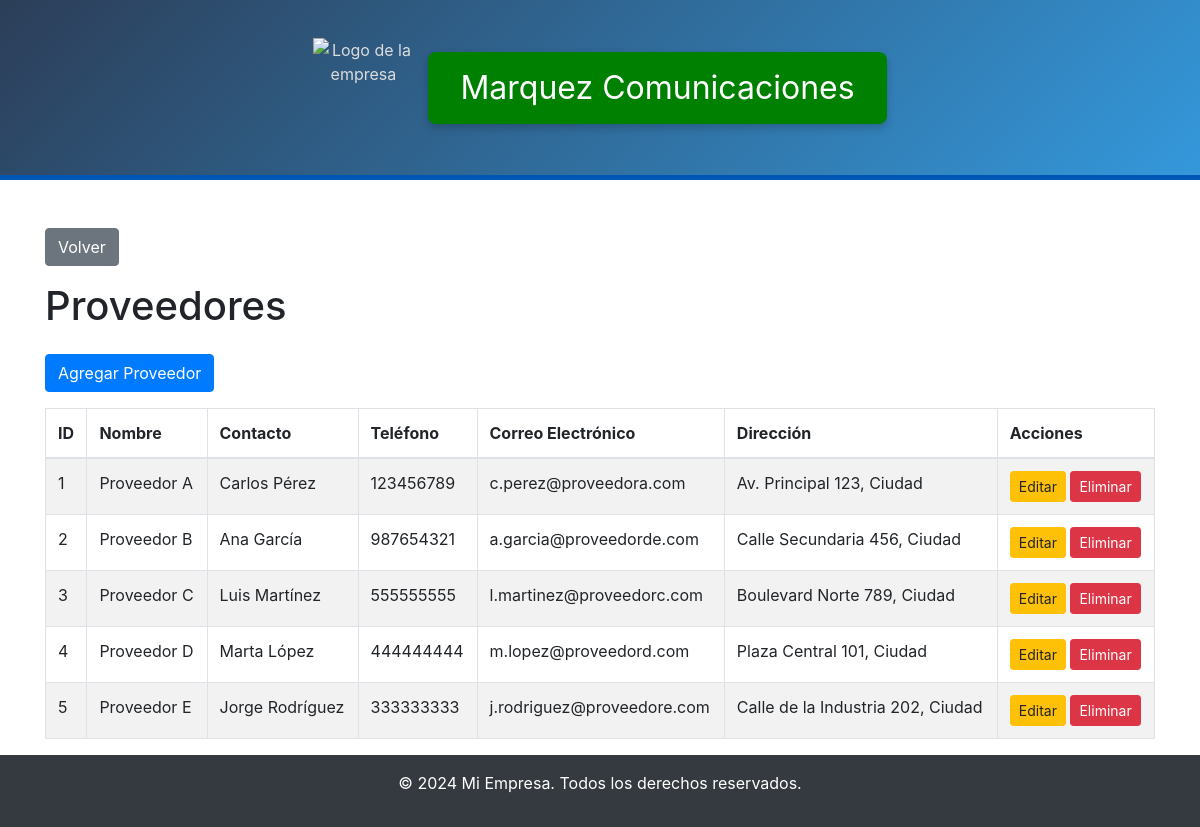
The app's page /administrador/proveedores/index.php with its own data.
### tables this page shows
CREATE TABLE `proveedores` (
  `id_proveedores` int(11) NOT NULL,
  `nombre` varchar(255) NOT NULL,
  `contacto` varchar(255) NOT NULL,
  `telefono` varchar(20) NOT NULL,
  `correo_electronico` varchar(255) NOT NULL,
  `direccion` varchar(255) NOT NULL
);

### administrador/proveedores/index.php (the view, shortened to what this page needs)
<?php
include '../../base_datos/db.php';
$query = "SELECT * FROM proveedores";
$result = mysqli_query($conn, $query);
?>
<?php include('../../includes/header.php'); ?>
<div class="container mt-5">
    <a href="../administrador.php" class="btn btn-secondary mb-3">Volver</a>
    <h1 class="mb-4">Proveedores</h1>
    <a href="create.php" class="btn btn-primary mb-3">Agregar Proveedor</a>
    <table class="table table-striped table-bordered">
        <thead>
            <tr>
                <th>ID</th>
                <th>Nombre</th>
                <th>Contacto</th>
                <th>Teléfono</th>
                <th>Correo Electrónico</th>
                <th>Dirección</th>
                <th>Acciones</th>
            </tr>
        </thead>
        <tbody>
            <?php while ($row = mysqli_fetch_assoc($result)) { ?>
            <tr>
                <td><?php echo htmlspecialchars($row['id_proveedores']); ?></td>
                <td><?php echo htmlspecialchars($row['nombre']); ?></td>
                <td><?php echo htmlspecialchars($row['contacto']); ?></td>
                <td><?php echo htmlspecialchars($row['telefono']); ?></td>
                <td><?php echo htmlspecialchars($row['correo_electronico']); ?></td>
                <td><?php echo htmlspecialchars($row['direccion']); ?></td>
                <td>
                    <a href="edit.php?id=<?php echo htmlspecialchars($row['id_proveedores']); ?>" class="btn btn-warning btn-sm">Editar</a>
                    <a href="delete.php?id=<?php echo htmlspecialchars($row['id_proveedores']); ?>" class="btn btn-danger btn-sm">Eliminar</a>
                </td>
            </tr>
            <?php } ?>
        </tbody>
    </table>
</div>
<?php include('../../includes/footer.php'); ?>

### includes/header.php (style rules this page uses)
body { padding-top: 180px; }

### records on screen
proveedores: id_proveedores "1", nombre "Proveedor A", contacto "Carlos Pérez", telefono "123456789", correo_electronico "c.perez@proveedora.com", direccion "Av. Principal 123, Ciudad"
proveedores: id_proveedores "2", nombre "Proveedor B", contacto "Ana García", telefono "987654321", correo_electronico "a.garcia@proveedorde.com", direccion "Calle Secundaria 456, Ciudad"
proveedores: id_proveedores "3", nombre "Proveedor C", contacto "Luis Martínez", telefono "555555555", correo_electronico "l.martinez@proveedorc.com", direccion "Boulevard Norte 789, Ciudad"
proveedores: id_proveedores "4", nombre "Proveedor D", contacto "Marta López", telefono "444444444", correo_electronico "m.lopez@proveedord.com", direccion "Plaza Central 101, Ciudad"
proveedores: id_proveedores "5", nombre "Proveedor E", contacto "Jorge Rodríguez", telefono "333333333", correo_electronico "j.rodriguez@proveedore.com", direccion "Calle de la Industria 202, Ciudad"
